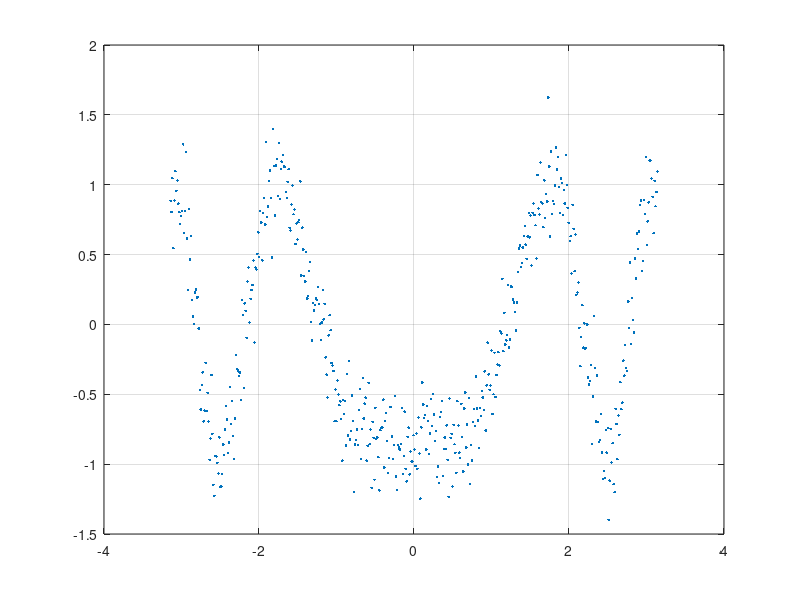

This figure's MATLAB source: (Note: this script raises an error after producing the figure.)
%% Example - 1D Function smoothing
clear;

% Create some data and plot the underlying model
n = 500;
x = linspace(-pi,pi,n)';
y = 1./(3*x.^2 - 2*x + 7) - cos(x.^2) + randn(n,1)*0.2;
plot(x,y,'.');
grid;
hold;

% Run Snob with the following options: 
%     (1) the data is modelled using a univariate Gaussian distribution: {'norm',1}
%     (2) column 2 is a Gaussian linear regression; covariate is column 1: 'linreg',[2,1]    
%     (3) initial number of classes is 5: 'k',5
%     (3) Snob will automatically attempt to discover the optimal number of mixtures (subpopulations)
mm = snob([x, y], {'norm',1,'linreg',[2,1]}, 'k',5);

% Compute predictions and plot them
ypred=zeros(n,mm.nClasses); 
for i = 1:mm.nClasses
    b0 = mm.class{i}.model{2}.theta(2);
    b  = mm.class{i}.model{2}.theta(3:end);
    ypred(:,i) = b0 + b*x; 
end
r = mm_EstimateR(mm, [x,nan(n,1)]);
ypred = sum( ypred .* r, 2);
plot(x,ypred,'r-','LineWidth',1.5);

